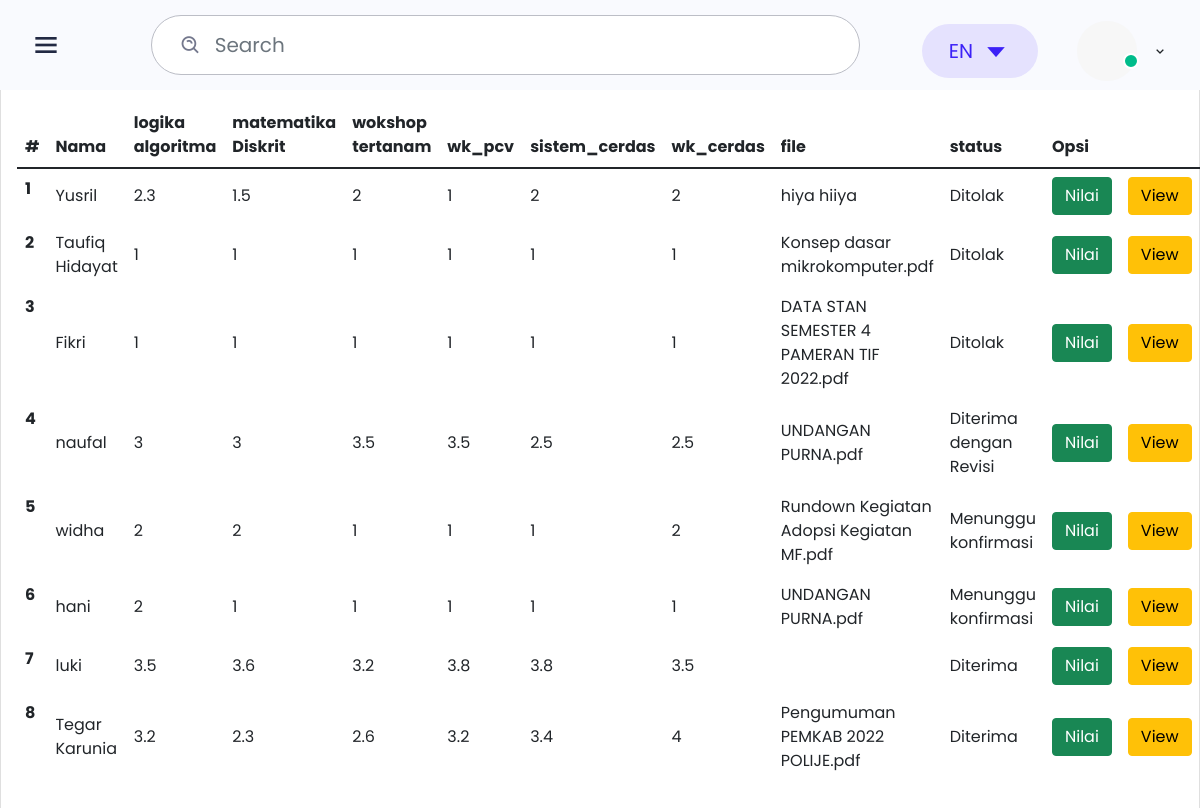
The app's page /protend/penilaian.php with its own data.
### tables this page shows
CREATE TABLE `mahasiswa` (
  `id_mahasiswa` int(11) NOT NULL,
  `id_matkul` int(11) DEFAULT NULL,
  `nama` varchar(100) NOT NULL,
  `username` varchar(100) NOT NULL,
  `password` varchar(100) NOT NULL,
  `level` varchar(20) NOT NULL
);

CREATE TABLE `mata_kuliah` (
  `id_matkul` int(11) NOT NULL,
  `logika_algoritma` float NOT NULL,
  `matematika_Diskrit` float NOT NULL,
  `wk_sistemtertanam` float NOT NULL,
  `wk_pcv` float NOT NULL,
  `sistem_cerdas` float NOT NULL,
  `wk_sistem_cerdas` float NOT NULL,
  `name` text NOT NULL,
  `file` varchar(50) NOT NULL,
  `id_status` int(3) NOT NULL DEFAULT '0',
  `id_nilai_skripsi` int(3) NOT NULL DEFAULT '0'
);

### protend/penilaian.php (the view, shortened to what this page needs)
<?php
function Status($id_status)
{
    if($id_status == 1 ){
        $hasil = 'Diterima';
    } else if($id_status == 2 ) {
        $hasil = 'Diterima dengan Revisi';
    } else if ($id_status == 3) {
        $hasil = 'Ditolak';
    }
    else if ($id_status == 0){
        $hasil = 'Menunggu konfirmasi';
    }
    return $hasil;
}
?>
<!DOCTYPE html>
<html lang="en">
<head>
    <link href='https://unpkg.com/boxicons@2.0.7/css/boxicons.min.css' rel='stylesheet'>
    <link rel="stylesheet" href="css/icons.min.css">
    <link rel="stylesheet" href="./css/bootstrap.min.css">
    <link rel="stylesheet" href="./css/grid.css">
    <link rel="stylesheet" href="./css/style.css">
    <link rel="stylesheet" href="./css/responsive.css">
</head>
<body class="sidebar-expand">
    <div class="main-header">
        <div class="d-flex">
            <div class="mobile-toggle" id="mobile-toggle">
                <i class='bx bx-menu'></i>
            </div>
        </div>
        <div class="d-flex align-items-center">
            <form class="app-search d-none d-lg-block">
                <div class="position-relative">
                    <input type="text" class="form-control" placeholder="Search">
                    <span class="bx bx-search-alt"></span>
                </div>
            </form>
            <div class="dropdown d-inline-block">
                <button type="button" class="btn header-item" data-bs-toggle="dropdown" aria-haspopup="true" aria-expanded="false">
                        <span class="btn dropdown-toggle" id="header-lang-img">
                            EN
                            <i class='bx bx-caret-down'></i>
                        </span>
                    </button>
            </div>
            <div class="dropdown d-inline-block mt-12">
                <button type="button" class="btn header-item waves-effect" id="page-header-user-dropdown" data-bs-toggle="dropdown" aria-haspopup="true" aria-expanded="false">
                        <img class="rounded-circle header-profile-user" src="./images/profile/profile.png"
                            alt="Header Avatar">
                        <span class="pulse-css"></span>
                        <i class='bx bx-chevron-down'></i>
                    </button>
            </div>
        </div>
    </div>
    <div class="main">
<h1>Tegar karunia ilham</h1>
    <div class="card">
            <div class="card-title mb-0 fs-22">
            </div>
            <div class="card-body">
                <table class="table">
                    <thead>
                        <tr>
                            <th scope="col">#</th>
                            <th scope="col">Nama</th>
                            <th scope="col">logika algoritma</th>
                            <th scope="col">matematika Diskrit</th>
                            <th scope="col">wokshop tertanam</th>
                            <th scope="col">wk_pcv</th>
                            <th scope="col">sistem_cerdas</th>
                            <th scope="col">wk_cerdas</th>
                            <th scope="col">file</th>
                            <th scope="col">status</th>
                            <th scope="col">Opsi</th>
                        </tr>
                    </thead>
                    <tbody>
                        <?php
                        include 'koneksi.php';
                        $sql2   = "SELECT * FROM mata_kuliah INNER JOIN mahasiswa ON mahasiswa.id_matkul = mata_kuliah.id_matkul";
                        $q2     = mysqli_query($koneksi, $sql2);
                        $urut   = 1;
                        while ($r2 = mysqli_fetch_array($q2)) {
                            $nama         = $r2['nama'];
                            $logika_algoritma        = $r2['logika_algoritma'];
                            $matematika_Diskrit       = $r2['matematika_Diskrit'];
                            $wk_sistemtertanam     = $r2['wk_sistemtertanam'];
                            $wk_pcv   = $r2['wk_pcv'];
                            $sistem_cerdas     = $r2['sistem_cerdas'];
                            $wk_sistem_cerdas  = $r2['wk_sistem_cerdas'];
                            $file     = $r2['file'];
                            $id_status     = $r2['id_status'];
                        ?>
                            <tr>
                                <th scope="row"><?php echo $urut++ ?></th>
                                <td scope="row"><?php echo $nama ?></td>
                                <td scope="row"><?php echo $logika_algoritma ?></td>
                                <td scope="row"><?php echo $matematika_Diskrit ?></td>
                                <td scope="row"><?php echo $wk_sistemtertanam ?></td>
                                <td scope="row"><?php echo $wk_pcv ?></td>
                                <td scope="row"><?php echo $sistem_cerdas ?></td>
                                <td scope="row"><?php echo $wk_sistem_cerdas ?></td>
                                <td scope="row"><?php echo $file ?></td>
                                <td scope="row"><?php echo Status($id_status) ?></td>
                                <td><a href="dosen_nilai.php?id_mahasiswa=<?= $r2['id_mahasiswa']?>" class="btn btn-success" title="View File"style="box-shadow: 8px ">Nilai</a></td>
                                <td><a href="document.php?Url=<?php echo 'Document/'. $r2['file'];?>" class="btn btn-warning" title="View File"style="box-shadow: 8px ">View</a></td>
                            </tr>
                        <?php
                        }
                        ?>
                    </tbody>
                </table>
            </div>
        </div>
    </div>
</body>
</html>

### protend/css/responsive.css (style rules this page uses)
@media only screen and (max-width: 1200px) { .main-header { height: 90px; padding-left: 30px; } }

### records on screen
mahasiswa: nama "Yusril", id_matkul.logika_algoritma "2.3", id_matkul.matematika_Diskrit "1.5", id_matkul.wk_sistemtertanam "2", id_matkul.wk_pcv "1", id_matkul.sistem_cerdas "2", id_matkul.wk_sistem_cerdas "2", id_matkul.file "hiya hiiya", id_matkul.id_status "Ditolak"
mahasiswa: nama "Taufiq Hidayat", id_matkul.logika_algoritma "1", id_matkul.matematika_Diskrit "1", id_matkul.wk_sistemtertanam "1", id_matkul.wk_pcv "1", id_matkul.sistem_cerdas "1", id_matkul.wk_sistem_cerdas "1", id_matkul.file "Konsep dasar mikrokomputer.pdf", id_matkul.id_status "Ditolak"
mahasiswa: nama "Fikri", id_matkul.logika_algoritma "1", id_matkul.matematika_Diskrit "1", id_matkul.wk_sistemtertanam "1", id_matkul.wk_pcv "1", id_matkul.sistem_cerdas "1", id_matkul.wk_sistem_cerdas "1", id_matkul.file "DATA STAN SEMESTER 4 PAMERAN TIF 2022.pdf", id_matkul.id_status "Ditolak"
mahasiswa: nama "naufal", id_matkul.logika_algoritma "3", id_matkul.matematika_Diskrit "3", id_matkul.wk_sistemtertanam "3.5", id_matkul.wk_pcv "3.5", id_matkul.sistem_cerdas "2.5", id_matkul.wk_sistem_cerdas "2.5", id_matkul.file "UNDANGAN PURNA.pdf", id_matkul.id_status "Diterima dengan Revisi"
mahasiswa: nama "widha", id_matkul.logika_algoritma "2", id_matkul.matematika_Diskrit "2", id_matkul.wk_sistemtertanam "1", id_matkul.wk_pcv "1", id_matkul.sistem_cerdas "1", id_matkul.wk_sistem_cerdas "2", id_matkul.file "Rundown Kegiatan Adopsi Kegiatan MF.pdf", id_matkul.id_status "Menunggu konfirmasi"
mahasiswa: nama "hani", id_matkul.logika_algoritma "2", id_matkul.matematika_Diskrit "1", id_matkul.wk_sistemtertanam "1", id_matkul.wk_pcv "1", id_matkul.sistem_cerdas "1", id_matkul.wk_sistem_cerdas "1", id_matkul.file "UNDANGAN PURNA.pdf", id_matkul.id_status "Menunggu konfirmasi"
mahasiswa: nama "luki", id_matkul.logika_algoritma "3.5", id_matkul.matematika_Diskrit "3.6", id_matkul.wk_sistemtertanam "3.2", id_matkul.wk_pcv "3.8", id_matkul.sistem_cerdas "3.8", id_matkul.wk_sistem_cerdas "3.5", id_matkul.id_status "Diterima"
mahasiswa: nama "Tegar Karunia", id_matkul.logika_algoritma "3.2", id_matkul.matematika_Diskrit "2.3", id_matkul.wk_sistemtertanam "2.6", id_matkul.wk_pcv "3.2", id_matkul.sistem_cerdas "3.4", id_matkul.wk_sistem_cerdas "4", id_matkul.file "Pengumuman PEMKAB 2022 POLIJE.pdf", id_matkul.id_status "Diterima"
